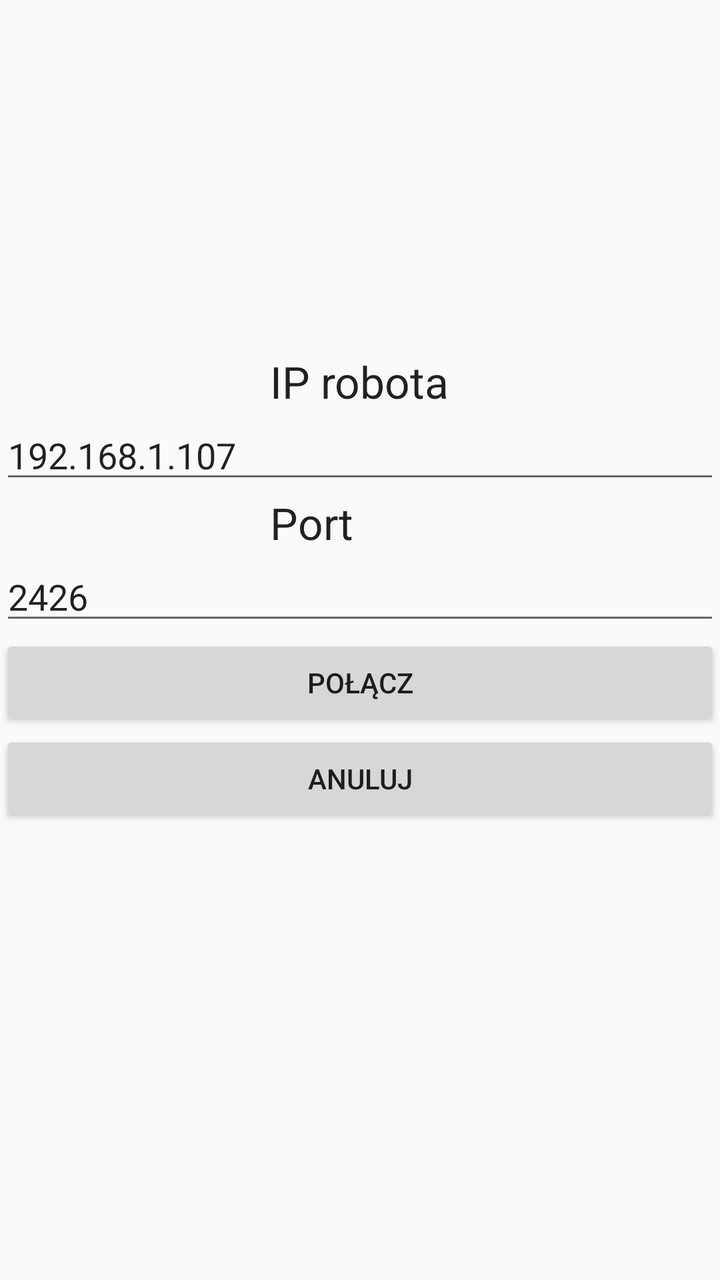
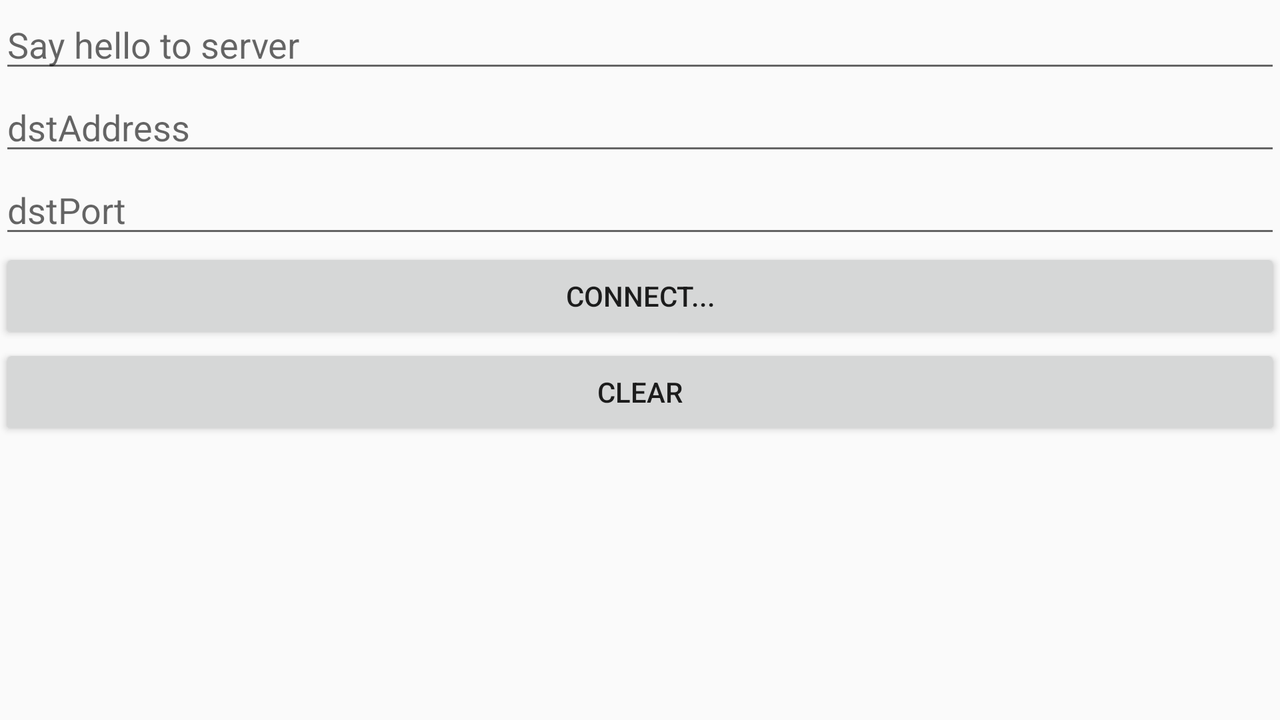

One screen, two layout resources from the same app: the default and the repository's alternative for another configuration. Each is rendered where Android would select it; the XML of both is given below.
<!-- AndroidManifest.xml: application theme AppTheme -->
<!-- res/layout/settings_fragment.xml -->
<?xml version="1.0" encoding="utf-8"?>
<RelativeLayout xmlns:android="http://schemas.android.com/apk/res/android"
    android:orientation="vertical" android:layout_width="match_parent"
    android:layout_height="match_parent">

    <TextView
        android:layout_width="wrap_content"
        android:layout_height="wrap_content"
        android:textAppearance="?android:attr/textAppearanceLarge"
        android:text="IP robota"
        android:id="@+id/pokaz_tekst"
        android:layout_gravity="center_horizontal"
        android:layout_alignParentTop="true"
        android:layout_centerHorizontal="true"
        android:layout_marginTop="176dp" />

    <EditText
        android:id="@+id/address"
        android:layout_width="match_parent"
        android:layout_height="wrap_content"
        android:hint="dstAddress"
        android:layout_below="@+id/pokaz_tekst"
        android:layout_centerHorizontal="true"
        android:text="192.168.1.107"
        android:inputType="numberDecimal" />

    <EditText
        android:id="@+id/port"
        android:layout_width="match_parent"
        android:layout_height="wrap_content"
        android:hint="dstPort"
        android:layout_below="@+id/textView7"
        android:layout_alignParentStart="true"
        android:text="2426"
        android:inputType="numberDecimal" />

    <Button
        android:id="@+id/connect"
        android:layout_width="match_parent"
        android:layout_height="wrap_content"
        android:text="Połącz"
        android:layout_below="@+id/port"
        android:layout_alignParentLeft="true"
        />

    <Button
        android:id="@+id/clear"
        android:layout_width="match_parent"
        android:layout_height="wrap_content"
        android:text="Anuluj"
        android:layout_below="@+id/connect"
        android:layout_alignParentLeft="true" />

    <TextView
        android:layout_width="wrap_content"
        android:layout_height="wrap_content"
        android:textAppearance="?android:attr/textAppearanceLarge"
        android:text="Port"
        android:id="@+id/textView7"
        android:layout_gravity="center_horizontal"
        android:layout_below="@+id/address"
        android:layout_alignEnd="@+id/pokaz_tekst"
        android:layout_alignStart="@+id/pokaz_tekst" />

    <TextView
        android:layout_width="wrap_content"
        android:layout_height="wrap_content"
        android:layout_below="@+id/clear"
        android:layout_alignParentStart="true"
        android:layout_marginTop="12dp"
        android:id="@+id/response" />

</RelativeLayout>
<!-- resources referenced by this layout -->
<resources>
  <style name="AppTheme" parent="Theme.AppCompat.Light.NoActionBar">
          
          <item name="colorPrimary">@color/colorPrimary</item>
          <item name="colorPrimaryDark">@color/colorPrimaryDark</item>
          <item name="colorAccent">@color/colorAccent</item>
      </style>
  <color name="colorPrimary">#ffffff</color>
  <color name="colorPrimaryDark">#839f7f</color>
  <color name="colorAccent">#4f4b4b</color>
</resources>
<!-- res/layout-land/settings_fragment.xml (the repository's variant of the layout above) -->
<!-- drawn on the phone turned sideways -->
<?xml version="1.0" encoding="utf-8"?>
<LinearLayout xmlns:android="http://schemas.android.com/apk/res/android"
    xmlns:tools="http://schemas.android.com/tools"
    android:layout_width="match_parent"
    android:layout_height="match_parent"
    android:paddingBottom="@dimen/activity_vertical_margin"
    android:paddingLeft="@dimen/activity_horizontal_margin"
    android:paddingRight="@dimen/activity_horizontal_margin"
    android:paddingTop="@dimen/activity_vertical_margin"
    android:orientation="vertical"
    tools:context=".MainActivity" >

    TextView
    android:layout_width="wrap_content"
    android:layout_height="wrap_content"
    android:layout_gravity="center_horizontal"
    android:autoLink="web"
    android:text="http://android-er.blogspot.com/"
    android:textStyle="bold" />
    <EditText
        android:id="@+id/welcomemsg"
        android:layout_width="match_parent"
        android:layout_height="wrap_content"
        android:hint="Say hello to server" />
    <EditText
        android:id="@+id/address"
        android:layout_width="match_parent"
        android:layout_height="wrap_content"
        android:hint="dstAddress" />
    <EditText
        android:id="@+id/port"
        android:layout_width="match_parent"
        android:layout_height="wrap_content"
        android:hint="dstPort" />
    <Button
        android:id="@+id/connect"
        android:layout_width="match_parent"
        android:layout_height="wrap_content"
        android:text="Connect..."/>
    <Button
        android:id="@+id/clear"
        android:layout_width="match_parent"
        android:layout_height="wrap_content"
        android:text="Clear"/>
    <TextView
        android:id="@+id/response"
        android:layout_width="wrap_content"
        android:layout_height="wrap_content"/>

</LinearLayout>
